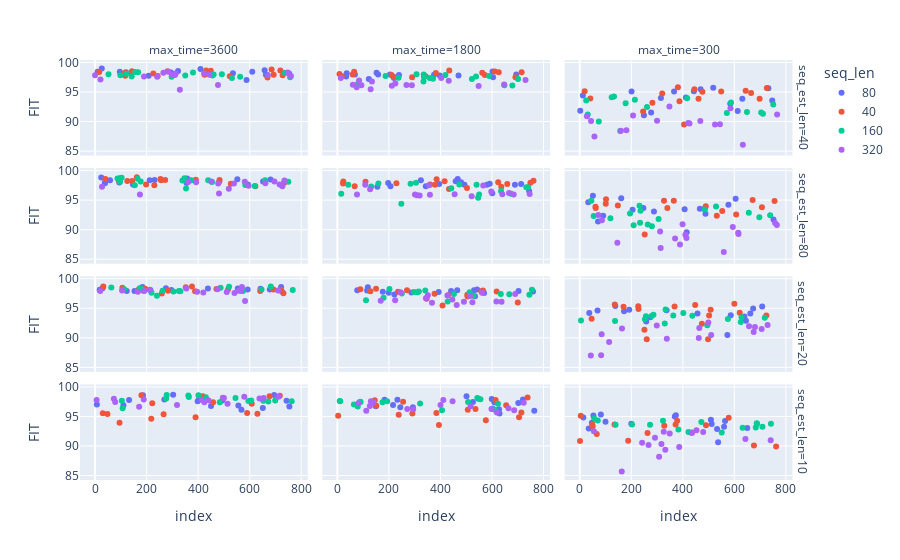

Source (notebook cell):
### Markdown cell above
Biggest effect seems to be max_time. Too long seq_len (320 seem to have a negative effect). Too short seq_est_len (10) seem to have a negative effect

### Code cell
fig = px.scatter(df_res, y="FIT",
                 facet_col="max_time", facet_row="seq_est_len", color="seq_len",
                 hover_data=["max_time", "seq_est_len"])
fig.show()
